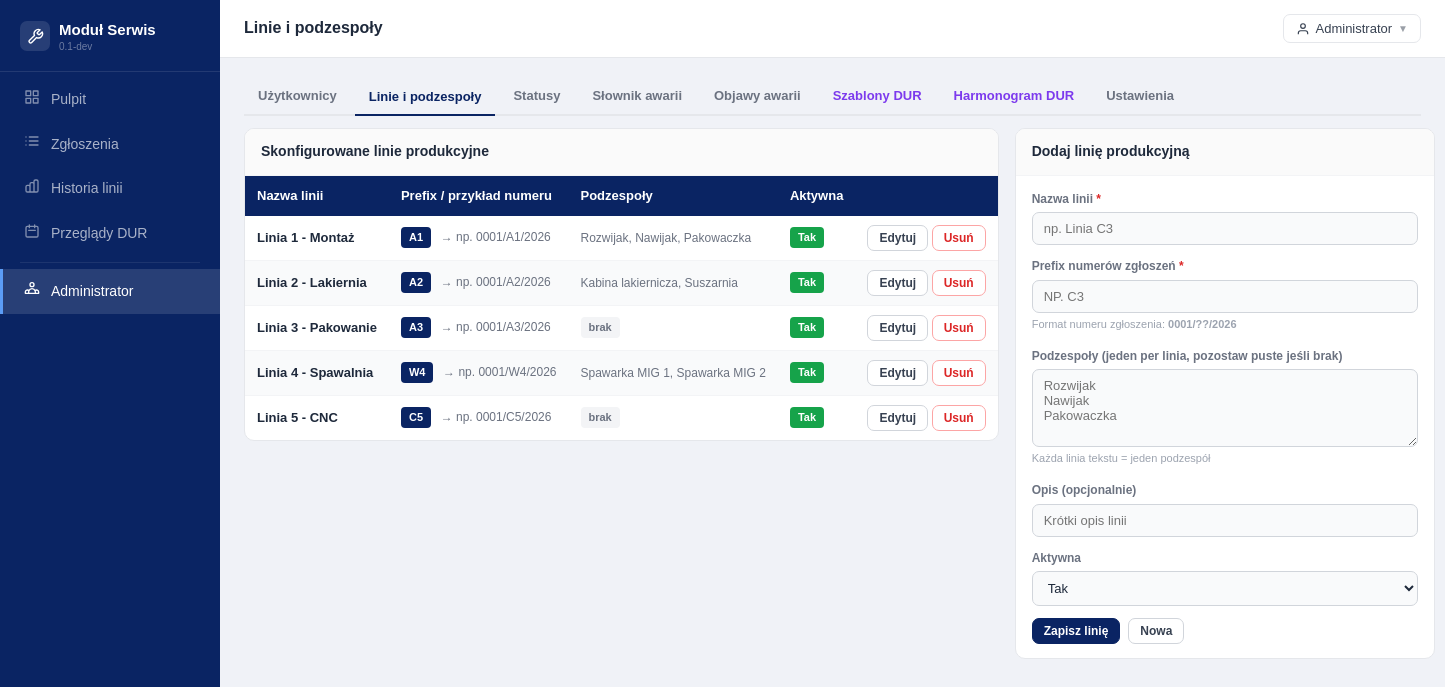
The app's page /index.php?route=admin_lines (signed in) with its own data.
### tables this page shows
CREATE TABLE IF NOT EXISTS `production_lines` (
    `id`          INT UNSIGNED  NOT NULL AUTO_INCREMENT,
    `name`        VARCHAR(150)  NOT NULL,
    `prefix`      VARCHAR(10)   NOT NULL COMMENT 'Prefix numerów zgłoszeń, np. A1, L2, P3',
    `description` TEXT          NULL,
    `is_active`   TINYINT(1)    NOT NULL DEFAULT 1,
    `created_at`  DATETIME      NOT NULL DEFAULT CURRENT_TIMESTAMP,
    `updated_at`  DATETIME      NOT NULL DEFAULT CURRENT_TIMESTAMP ON UPDATE CURRENT_TIMESTAMP,
    PRIMARY KEY (`id`),
    UNIQUE KEY `uq_line_prefix` (`prefix`),
    KEY `idx_lines_active` (`is_active`)
);

### app/Controllers/Controllers.php (called while the page is built, shortened)
<?php
class AdminController
{
    public function lines(): void
    {
        $lines = (new ProductionLineModel())->getAll();
        require BASE_PATH . '/templates/admin/lines.php';
    }
}

### app/Helpers/Database.php (called while the page is built, shortened)
<?php
class Database
{
    private static ?\PDO $instance = null;
    public static function get(): \PDO
    {
        if (self::$instance === null) {
            $dsn = sprintf(
                'mysql:host=%s;dbname=%s;charset=%s',
                DB_HOST, DB_NAME, DB_CHARSET
            );
            self::$instance = new \PDO($dsn, DB_USER, DB_PASS, [
                \PDO::ATTR_ERRMODE            => \PDO::ERRMODE_EXCEPTION,
                \PDO::ATTR_DEFAULT_FETCH_MODE => \PDO::FETCH_ASSOC,
                \PDO::ATTR_EMULATE_PREPARES   => false,
            ]);
        }
        return self::$instance;
    }
}

### app/Models/Models.php (called while the page is built, shortened)
<?php
abstract class BaseModel
{
    protected \PDO $db;
    public function __construct()
    {
        $this->db = Database::get();
    }
    protected function fetchAll(string $sql, array $params = []): array
    {
        $st = $this->db->prepare($sql);
        $st->execute($params);
        return $st->fetchAll();
    }
}
class ProductionLineModel extends BaseModel
{
    public function getAll(bool $activeOnly = false): array
    {
        $where = $activeOnly ? 'WHERE pl.is_active = 1' : '';
        return $this->fetchAll(
            "SELECT pl.*,
                    GROUP_CONCAT(ls.name ORDER BY ls.sort_order SEPARATOR '|||') AS subsystems_str,
                    GROUP_CONCAT(ls.id   ORDER BY ls.sort_order SEPARATOR ',')   AS subsystem_ids
             FROM production_lines pl
             LEFT JOIN line_subsystems ls ON ls.production_line_id = pl.id AND ls.is_active = 1
             $where
             GROUP BY pl.id
             ORDER BY pl.name"
        );
    }
}

### templates/admin/lines.php (the view, shortened to what this page needs)
<?php
require BASE_PATH . '/templates/shared/header.php';
$year = date('Y');
?>
<div class="atabs mb2">
  <a href="<?= BASE_URL ?>/index.php?route=admin_users"      class="atab">Użytkownicy</a>
  <button class="atab active" data-tab="lines">Linie i podzespoły</button>
  <a href="<?= BASE_URL ?>/index.php?route=admin_statuses"   class="atab">Statusy</a>
  <a href="<?= BASE_URL ?>/index.php?route=admin_dictionary" class="atab">Słownik awarii</a>
  <a href="<?= BASE_URL ?>/index.php?route=admin_symptoms"   class="atab">Objawy awarii</a>
  <a href="<?= BASE_URL ?>/index.php?route=admin_dur_tmpl"   class="atab v">Szablony DUR</a>
  <a href="<?= BASE_URL ?>/index.php?route=admin_dur_sched"  class="atab v">Harmonogram DUR</a>
  <a href="<?= BASE_URL ?>/index.php?route=admin_settings"   class="atab">Ustawienia</a>
</div>
<div style="display:grid;grid-template-columns:1fr 420px;gap:16px;align-items:start;">
  <div>
    <div class="card">
      <div class="card-head"><span class="card-title">Skonfigurowane linie produkcyjne</span></div>
      <div class="twrap">
        <table>
          <thead><tr>
            <th>Nazwa linii</th>
            <th>Prefix / przykład numeru</th>
            <th>Podzespoły</th>
            <th>Aktywna</th>
            <th></th>
          </tr></thead>
          <tbody>
          <?php foreach ($lines as $l):
            $subsForJs = str_replace('|||', "
", $l['subsystems_str'] ?? '');
          ?>
          <tr>
            <td class="fw6"><?= Helpers::e($l['name']) ?></td>
            <td>
              <span class="badge" style="background:#0a2463;color:#fff;"><?= Helpers::e($l['prefix']) ?></span>
              <span class="muted fs-sm" style="margin-left:6px;">→ np. 0001/<?= Helpers::e($l['prefix']) ?>/<?= $year ?></span>
            </td>
            <td class="fs-sm muted">
              <?php if ($l['subsystems_str']): ?>
                <?= Helpers::e(str_replace('|||', ', ', $l['subsystems_str'])) ?>
              <?php else: ?>
                <span class="badge" style="background:#f3f4f6;color:#6b7280;">brak</span>
              <?php endif; ?>
            </td>
            <td><?= Helpers::statusBadge($l['is_active'] ? 'Tak' : 'Nie', $l['is_active'] ? '#16a34a' : '#6b7280') ?></td>
            <td>
              <button class="btn btn-sm edit-line-btn"
                data-id="<?= $l['id'] ?>"
                data-name="<?= Helpers::e($l['name']) ?>"
                data-prefix="<?= Helpers::e($l['prefix']) ?>"
                data-desc="<?= Helpers::e($l['description'] ?? '') ?>"
                data-subs="<?= Helpers::e($subsForJs) ?>"
                data-active="<?= $l['is_active'] ?>">Edytuj</button>
              <form method="POST" action="<?= BASE_URL ?>/index.php?route=admin_line_delete" style="display:inline;" onsubmit="return confirm('Usunąć linię <?= Helpers::e($l['name']) ?>? Usunięcie jest niemożliwe jeśli linia ma zgłoszenia.');">
                <button type="submit" class="btn btn-sm" style="border-color:#fca5a5;color:#dc2626;">Usuń</button>
              </form>
            </td>
          </tr>
          <?php endforeach; ?>
          </tbody>
        </table>
      </div>
    </div>
  </div>
  <div class="card">
    <div class="card-head"><span class="card-title" id="lineFormTitle">Dodaj linię produkcyjną</span></div>
    <div class="card-body">
      <form method="POST" action="<?= BASE_URL ?>/index.php?route=admin_line_save" id="lineForm">
        <div class="fg">
          <label class="flbl">Nazwa linii <span class="req">*</span></label>
          <input class="fc" name="name" id="lName" placeholder="np. Linia C3">
        </div>
        <div class="fg">
          <label class="flbl">Prefix numerów zgłoszeń <span class="req">*</span></label>
          <input class="fc" name="prefix" id="lPrefix" placeholder="np. C3" maxlength="6"
                 style="text-transform:uppercase;" oninput="updatePreview()">
          <span class="fhint">Format numeru zgłoszenia: <strong id="prefixExample">0001/??/<?= $year ?></strong></span>
        </div>
        <div class="fg">
          <label class="flbl">Podzespoły (jeden per linia, pozostaw puste jeśli brak)</label>
          <textarea class="fc" name="subsystems" id="lSubsystems" rows="4"
                    placeholder="Rozwijak&#10;Nawijak&#10;Pakowaczka"></textarea>
          <span class="fhint">Każda linia tekstu = jeden podzespół</span>
        </div>
        <div class="fg">
          <label class="flbl">Opis (opcjonalnie)</label>
          <input class="fc" name="description" id="lDesc" placeholder="Krótki opis linii">
        </div>
        <div class="fg">
          <label class="flbl">Aktywna</label>
          <select class="fc" name="is_active" id="lActive">
            <option value="1">Tak</option>
          </select>
        </div>
        <div style="display:flex;gap:8px;">
          <button type="submit" class="btn btn-p btn-sm">Zapisz linię</button>
          <button type="button" class="btn btn-sm" onclick="resetLineForm()">Nowa</button>
        </div>
      </form>
    </div>
  </div>
</div>
<?php require BASE_PATH . '/templates/shared/footer.php'; ?>

### app/Helpers/Helpers.php (shortened to what this page needs)
<?php
class Helpers
{
    public static function e(mixed $v): string
    {
        return htmlspecialchars((string)($v ?? ''), ENT_QUOTES | ENT_HTML5, 'UTF-8');
    }
    public static function statusBadge(string $label, string $color): string
    {
        return '<span class="badge" style="background:' . self::e($color) . ';color:#fff;">'
            . self::e($label) . '</span>';
    }
}

### templates/shared/header.php (style rules this page uses)
*, *::before, *::after { box-sizing: border-box; margin: 0; padding: 0; }
html, body { height: 100%; }
body { font-family: Arial, Helvetica, sans-serif; font-size: 14px; background: #f0f2f7; color: #1e293b; line-height: 1.55; }
a { color: #0a2463; text-decoration: none; }
.card { background: #fff; border: 1px solid #e5e7eb; border-radius: 10px; overflow: hidden; }
.card-head { padding: 12px 16px; border-bottom: 1px solid #f3f4f6; display: flex; align-items: center; justify-content: space-between; background: #fafafa; }
.card-title { font-size: 14px; font-weight: 700; color: #1e293b; }
.card-body { padding: 14px 16px; }
.btn { display: inline-flex; align-items: center; gap: 5px; padding: 7px 15px; border-radius: 7px; font-size: 13px; font-weight: 600; cursor: pointer; border: 1px solid #d1d5db; background: #fff; color: #374151; transition: background .12s; font-family: Arial, Helvetica, sans-serif; white-space: nowrap; text-decoration: none; }
.btn-p { background: #0a2463; color: #fff; border-color: #0a2463; }
.btn-sm { padding: 5px 11px; font-size: 12px; }
.fg { margin-bottom: 12px; }
.flbl { display: block; font-size: 12px; font-weight: 600; color: #6b7280; margin-bottom: 4px; }
.req { color: #dc2626; }
.fc { display: block; width: 100%; padding: 8px 11px; border: 1px solid #d1d5db; border-radius: 7px; font-size: 13px; color: #1e293b; background: #f9fafb; font-family: Arial, Helvetica, sans-serif; transition: border-color .12s; outline: none; }
textarea.fc { resize: vertical; min-height: 72px; }
.fhint { font-size: 11px; color: #9ca3af; margin-top: 3px; }
.twrap { overflow-x: auto; }
table { width: 100%; border-collapse: collapse; font-size: 13px; }
thead th { background: #0a2463; color: #fff; font-weight: 600; padding: 10px 12px; text-align: left; white-space: nowrap; border: none; }
td { padding: 9px 12px; border-bottom: 1px solid #f3f4f6; color: #1e293b; white-space: nowrap; vertical-align: middle; }
tbody tr:nth-child(even) td { background: #f9fafb; }
tbody tr:last-child td { border-bottom: none; }
.badge { display: inline-block; padding: 2px 8px; border-radius: 4px; font-size: 11px; font-weight: 600; white-space: nowrap; }
.atabs { display: flex; gap: 4px; flex-wrap: wrap; margin-bottom: 16px; border-bottom: 2px solid #e5e7eb; }
.atab { padding: 8px 14px; font-size: 13px; font-weight: 600; border: none; border-bottom: 2px solid transparent; background: none; color: #6b7280; cursor: pointer; font-family: Arial, Helvetica, sans-serif; margin-bottom: -2px; text-decoration: none; display: inline-block; }
.atab.active { color: #0a2463; border-bottom-color: #0a2463; }
.atab.v { color: #7c3aed; }
.mb2 { margin-bottom: 12px; }
.muted { color: #6b7280; }
.fs-sm { font-size: 12px; }
.fw6 { font-weight: 600; }

### records on screen
production_lines: name "Linia 1 - Montaż", prefix "A1", subsystems_str "Rozwijak, Nawijak, Pakowaczka"
production_lines: name "Linia 2 - Lakiernia", prefix "A2", subsystems_str "Kabina lakiernicza, Suszarnia"
production_lines: name "Linia 3 - Pakowanie", prefix "A3", shows "brak"
production_lines: name "Linia 4 - Spawalnia", prefix "W4", subsystems_str "Spawarka MIG 1, Spawarka MIG 2"
production_lines: name "Linia 5 - CNC", prefix "C5", shows "brak"

### other values on screen
$appName "Moduł Serwis"
$appVersion "0.1-dev"
Helpers::e($item['label']) "Pulpit"
Helpers::e($item['label']) "Zgłoszenia"
Helpers::e($item['label']) "Historia linii"
Helpers::e($item['label']) "Przeglądy DUR"
Helpers::e($item['label']) "Administrator"
Helpers::e($pageTitle ?? 'Moduł Serwis') "Linie i podzespoły"
Helpers::e($user['name']) "Administrator"
$year "2026"
